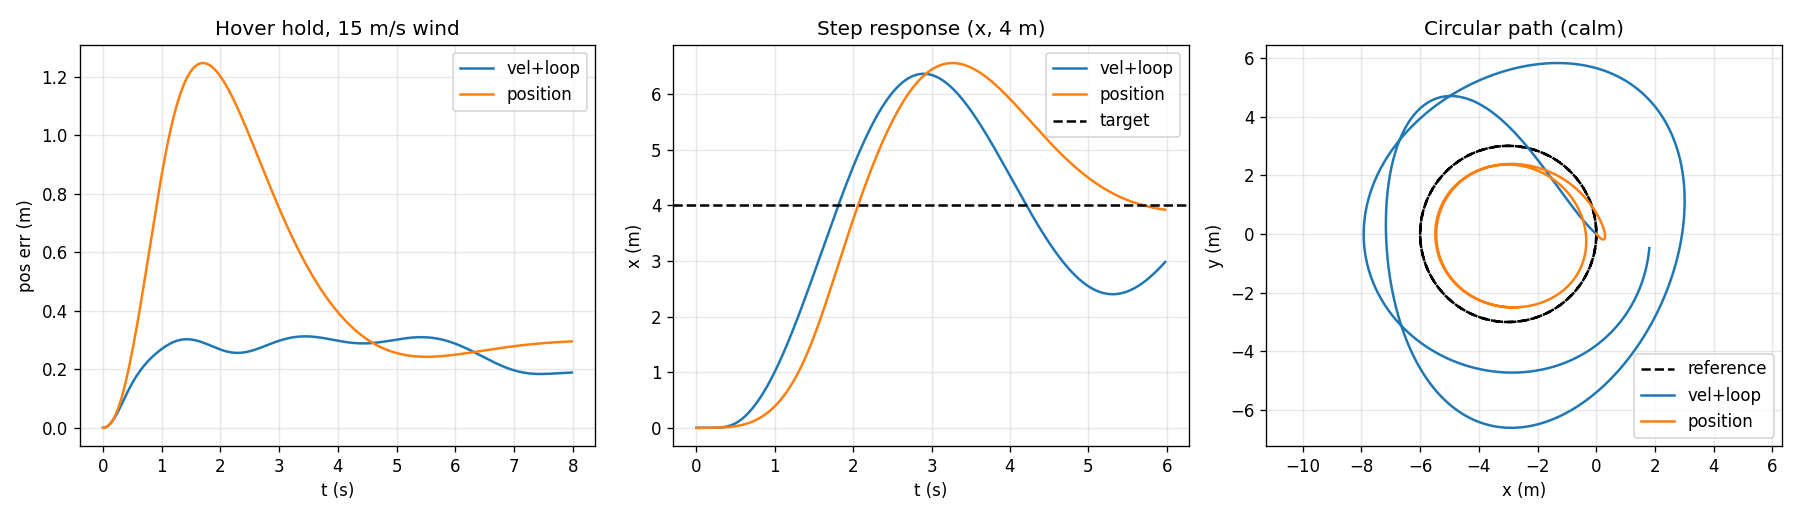

Here is the Python script that generated this plot:
"""Compare two ways to get POSITION control on the heavy quad:

  A) velocity-PPO  (results_obs)  + an outer position P-loop:
         v_target = v_ff + Kp*(goal - pos), clipped to v_max
  B) position-PPO  (results_pos)  driven directly with the goal position (carrot).

Both are evaluated on the SAME tasks: hover-hold, step response (agility), and a
circular path. Reports position error + timing, and saves plots.

Usage:  python compare_tasks.py
"""
import argparse, json, os
import numpy as np
import matplotlib; matplotlib.use("Agg"); import matplotlib.pyplot as plt
from stable_baselines3 import PPO
from stable_baselines3.common.vec_env import DummyVecEnv, VecNormalize
from rate_vel_aviary import RateVelAviary
from progress_callback import unwrap_base

VMAX = 18.0     # outer-loop velocity clamp (matches position policy's speed cap)
KP = 1.5        # outer position-loop gain


def load(out_dir, ep_len=60.0):
    cfg = json.load(open(os.path.join(out_dir, "config.json")))
    task = cfg.get("task", "velocity"); assert cfg.get("n_stack", 1) == 1
    pr, sc = cfg.get("pos_range", 30.0), cfg.get("speed_cap", 18.0)
    venv = DummyVecEnv([lambda: RateVelAviary(task=task, episode_len_sec=ep_len, max_speed=20.0,
                                              pos_range=pr, speed_cap=sc)])
    venv = VecNormalize.load(os.path.join(out_dir, "vecnormalize.pkl"), venv)
    venv.training = False; venv.norm_reward = False
    mp = os.path.join(out_dir, "best", "best_model.zip")
    if not os.path.exists(mp): mp = os.path.join(out_dir, "ppo_ratevel_final.zip")
    return PPO.load(mp), venv, task, unwrap_base(venv)


def run(out_dir, goal_fn, n_steps, wind=(0,0,0), mass=10.0):
    """Drive the policy to track goal_fn(t) as a POSITION reference. Returns pos/goal traces."""
    model, venv, task, base = load(out_dir)
    base.MASS_RANGE = (mass, mass)
    venv.seed(0); venv.reset(); base.wind = np.array(wind, float)
    dt = base.CTRL_TIMESTEP
    p_hist, g_hist, t = [], [], 0.0
    for k in range(n_steps):
        p = base.pos[0].copy(); goal = np.asarray(goal_fn(t), float)
        if task == "velocity":                       # outer position P-loop + feedforward
            vff = (np.asarray(goal_fn(t + dt), float) - goal) / dt
            v_cmd = vff + KP * (goal - p)
            s = np.linalg.norm(v_cmd)
            if s > VMAX: v_cmd = v_cmd * (VMAX / s)
            base.target_vel = v_cmd
        else:                                         # position policy: hand it the goal
            base.target_pos = goal
        obs = venv.normalize_obs(base._computeObs()[None])   # obs consistent with just-set target
        a, _ = model.predict(obs, deterministic=True)
        venv.step(a)
        p_hist.append(p); g_hist.append(goal); t += dt
    venv.close()
    return np.array(p_hist), np.array(g_hist), dt


def metrics(p, g, dt):
    err = np.linalg.norm(p - g, axis=1)
    return dict(mean=err.mean(), max=err.max(), final=err[-int(2/dt):].mean())


def main():
    ap = argparse.ArgumentParser()
    ap.add_argument("--vel-dir", default="results_obs")
    ap.add_argument("--pos-dir", default="results_pos3b")
    a = ap.parse_args()
    P, S = a.vel_dir, a.pos_dir              # velocity-PPO+loop, position-PPO
    rows = []

    # ---- Test 1: HOVER hold (goal = start point) ----
    start = np.array([0, 0, 2.0]); N = int(8/0.02)
    for wind, wl in [((0,0,0), "calm"), ((15,0,0), "wind15")]:
        gv = run(P, lambda t: start, N, wind=wind); gs = run(S, lambda t: start, N, wind=wind)
        mv, ms = metrics(*gv), metrics(*gs)
        rows.append((f"hover-hold ({wl})", "max pos err (m)", mv['max'], ms['max']))
        rows.append((f"hover-hold ({wl})", "mean pos err (m)", mv['mean'], ms['mean']))
        if wl == "wind15": hov = (gv, gs)

    # ---- Test 2: STEP response 4 m (+x), agility ----
    N = int(6/0.02)
    step_goal = lambda t: np.array([4.0, 0, 2.0])
    gv, gs = run(P, step_goal, N), run(S, step_goal, N)
    def settle_time(p, g, dt, tol=0.3):
        err = np.linalg.norm(p - g, axis=1)
        below = np.where(err < tol)[0]
        return below[0]*dt if len(below) else np.nan
    for lab, (p,g,dt) in [("velocity+loop", gv), ("position", gs)]:
        pass
    stv, sts = settle_time(*gv), settle_time(*gs)
    ovv = (gv[0][:,0].max()-4.0); ovs = (gs[0][:,0].max()-4.0)   # overshoot past 4 m in x
    rows.append(("step 4m", "time to <0.3m (s)", stv, sts))
    rows.append(("step 4m", "overshoot (m)", max(0,ovv), max(0,ovs)))
    rows.append(("step 4m", "final err (m)", metrics(*gv)['final'], metrics(*gs)['final']))
    step_traces = (gv, gs)

    # ---- Test 3: circular PATH (r=3 m, period 8 s) ----
    N = int(16/0.02); c = np.array([0,0,2.0]); r=3.0; w=2*np.pi/8
    circle = lambda t: c + np.array([r*np.cos(w*t)-r, r*np.sin(w*t), 0])   # start at (0,0,2)
    for wind, wl in [((0,0,0),"calm"), ((10,0,0),"wind10")]:
        gv = run(P, circle, N, wind=wind); gs = run(S, circle, N, wind=wind)
        # ignore first 2 s (entry transient) for path RMS
        k0 = int(2/gv[2])
        rv = np.linalg.norm(gv[0][k0:]-gv[1][k0:],axis=1); rs = np.linalg.norm(gs[0][k0:]-gs[1][k0:],axis=1)
        rows.append((f"circle ({wl})", "RMS path err (m)", np.sqrt((rv**2).mean()), np.sqrt((rs**2).mean())))
        if wl=="calm": circ = (gv, gs)

    # ---- table ----
    print(f"\n{'task':<20}{'metric':<20}{'VEL+loop':>10}{'POSITION':>10}{'better':>9}")
    print("-"*69)
    for task, metric, v, s in rows:
        better = "pos" if s < v else "vel"
        print(f"{task:<20}{metric:<20}{v:>10.3f}{s:>10.3f}{better:>9}")

    # ---- plots ----
    fig, ax = plt.subplots(1,3, figsize=(15,4.3))
    (gv,gs)=hov; t=np.arange(len(gv[0]))*gv[2]
    ax[0].plot(t, np.linalg.norm(gv[0]-gv[1],axis=1), label="vel+loop")
    ax[0].plot(t, np.linalg.norm(gs[0]-gs[1],axis=1), label="position")
    ax[0].set_title("Hover hold, 15 m/s wind"); ax[0].set_xlabel("t (s)"); ax[0].set_ylabel("pos err (m)"); ax[0].legend(); ax[0].grid(alpha=.3)
    (gv,gs)=step_traces; t=np.arange(len(gv[0]))*gv[2]
    ax[1].plot(t, gv[0][:,0], label="vel+loop"); ax[1].plot(t, gs[0][:,0], label="position")
    ax[1].axhline(4.0, ls="--", c="k", label="target"); ax[1].set_title("Step response (x, 4 m)")
    ax[1].set_xlabel("t (s)"); ax[1].set_ylabel("x (m)"); ax[1].legend(); ax[1].grid(alpha=.3)
    (gv,gs)=circ
    ax[2].plot(gv[1][:,0], gv[1][:,1], "k--", label="reference")
    ax[2].plot(gv[0][:,0], gv[0][:,1], label="vel+loop"); ax[2].plot(gs[0][:,0], gs[0][:,1], label="position")
    ax[2].set_title("Circular path (calm)"); ax[2].set_xlabel("x (m)"); ax[2].set_ylabel("y (m)")
    ax[2].axis("equal"); ax[2].legend(); ax[2].grid(alpha=.3)
    fig.tight_layout(); fig.savefig("compare_tasks.png", dpi=120)
    print("\n[saved] compare_tasks.png")


if __name__ == "__main__":
    main()
